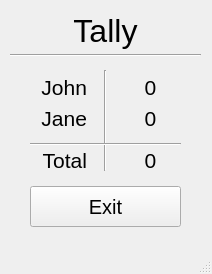
<?xml version="1.0" encoding="UTF-8"?>
<ui version="4.0">
 <class>MainWindow3_VoteTally</class>
 <widget class="QMainWindow" name="MainWindow3_VoteTally">
  <property name="geometry">
   <rect>
    <x>0</x>
    <y>0</y>
    <width>212</width>
    <height>274</height>
   </rect>
  </property>
  <property name="minimumSize">
   <size>
    <width>212</width>
    <height>274</height>
   </size>
  </property>
  <property name="maximumSize">
   <size>
    <width>212</width>
    <height>274</height>
   </size>
  </property>
  <property name="windowTitle">
   <string>VoteTally</string>
  </property>
  <widget class="QWidget" name="centralwidget">
   <widget class="QLabel" name="Tally_label">
    <property name="geometry">
     <rect>
      <x>10</x>
      <y>10</y>
      <width>191</width>
      <height>41</height>
     </rect>
    </property>
    <property name="font">
     <font>
      <pointsize>24</pointsize>
     </font>
    </property>
    <property name="text">
     <string>Tally</string>
    </property>
    <property name="alignment">
     <set>Qt::AlignCenter</set>
    </property>
   </widget>
   <widget class="Line" name="HorizontalLine">
    <property name="geometry">
     <rect>
      <x>10</x>
      <y>40</y>
      <width>191</width>
      <height>31</height>
     </rect>
    </property>
    <property name="orientation">
     <enum>Qt::Horizontal</enum>
    </property>
   </widget>
   <widget class="QLabel" name="John_label">
    <property name="geometry">
     <rect>
      <x>16</x>
      <y>72</y>
      <width>71</width>
      <height>31</height>
     </rect>
    </property>
    <property name="font">
     <font>
      <pointsize>16</pointsize>
     </font>
    </property>
    <property name="text">
     <string>John</string>
    </property>
    <property name="alignment">
     <set>Qt::AlignRight|Qt::AlignTrailing|Qt::AlignVCenter</set>
    </property>
   </widget>
   <widget class="QLabel" name="Jane_label">
    <property name="geometry">
     <rect>
      <x>16</x>
      <y>103</y>
      <width>71</width>
      <height>31</height>
     </rect>
    </property>
    <property name="font">
     <font>
      <pointsize>16</pointsize>
     </font>
    </property>
    <property name="text">
     <string>Jane</string>
    </property>
    <property name="alignment">
     <set>Qt::AlignRight|Qt::AlignTrailing|Qt::AlignVCenter</set>
    </property>
   </widget>
   <widget class="QLabel" name="Total_label">
    <property name="geometry">
     <rect>
      <x>16</x>
      <y>145</y>
      <width>71</width>
      <height>31</height>
     </rect>
    </property>
    <property name="font">
     <font>
      <pointsize>16</pointsize>
     </font>
    </property>
    <property name="text">
     <string>Total</string>
    </property>
    <property name="alignment">
     <set>Qt::AlignRight|Qt::AlignTrailing|Qt::AlignVCenter</set>
    </property>
   </widget>
   <widget class="Line" name="line">
    <property name="geometry">
     <rect>
      <x>90</x>
      <y>70</y>
      <width>31</width>
      <height>101</height>
     </rect>
    </property>
    <property name="orientation">
     <enum>Qt::Vertical</enum>
    </property>
   </widget>
   <widget class="Line" name="line_2">
    <property name="geometry">
     <rect>
      <x>30</x>
      <y>134</y>
      <width>151</width>
      <height>21</height>
     </rect>
    </property>
    <property name="orientation">
     <enum>Qt::Horizontal</enum>
    </property>
   </widget>
   <widget class="QLabel" name="JohnCount_label">
    <property name="geometry">
     <rect>
      <x>115</x>
      <y>72</y>
      <width>71</width>
      <height>31</height>
     </rect>
    </property>
    <property name="font">
     <font>
      <pointsize>16</pointsize>
     </font>
    </property>
    <property name="text">
     <string>0</string>
    </property>
    <property name="alignment">
     <set>Qt::AlignCenter</set>
    </property>
   </widget>
   <widget class="QLabel" name="JaneCount_label">
    <property name="geometry">
     <rect>
      <x>115</x>
      <y>103</y>
      <width>71</width>
      <height>31</height>
     </rect>
    </property>
    <property name="font">
     <font>
      <pointsize>16</pointsize>
     </font>
    </property>
    <property name="text">
     <string>0</string>
    </property>
    <property name="alignment">
     <set>Qt::AlignCenter</set>
    </property>
   </widget>
   <widget class="QLabel" name="TotalCount_label">
    <property name="geometry">
     <rect>
      <x>115</x>
      <y>145</y>
      <width>71</width>
      <height>31</height>
     </rect>
    </property>
    <property name="font">
     <font>
      <pointsize>16</pointsize>
     </font>
    </property>
    <property name="text">
     <string>0</string>
    </property>
    <property name="alignment">
     <set>Qt::AlignCenter</set>
    </property>
   </widget>
   <widget class="QPushButton" name="ExitButton2">
    <property name="geometry">
     <rect>
      <x>30</x>
      <y>186</y>
      <width>151</width>
      <height>41</height>
     </rect>
    </property>
    <property name="font">
     <font>
      <pointsize>15</pointsize>
     </font>
    </property>
    <property name="cursor">
     <cursorShape>PointingHandCursor</cursorShape>
    </property>
    <property name="text">
     <string>Exit</string>
    </property>
   </widget>
  </widget>
  <widget class="QMenuBar" name="menubar">
   <property name="geometry">
    <rect>
     <x>0</x>
     <y>0</y>
     <width>212</width>
     <height>21</height>
    </rect>
   </property>
  </widget>
  <widget class="QStatusBar" name="statusbar"/>
 </widget>
 <resources/>
 <connections/>
</ui>
